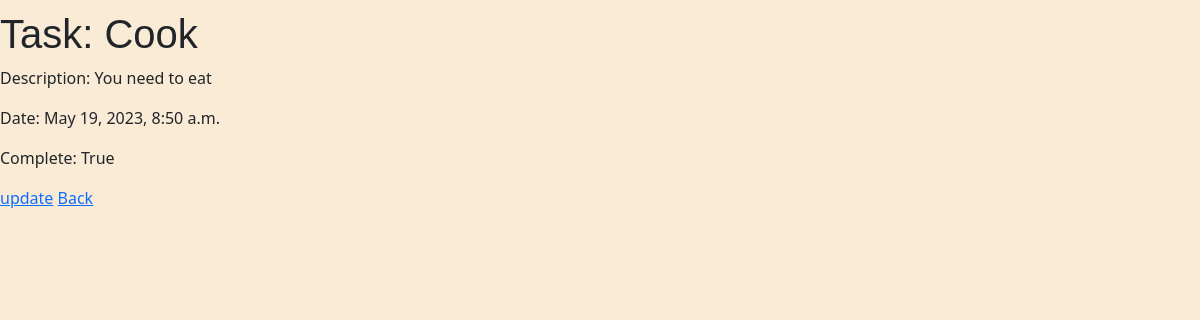
Screenshot of /task/10/ (signed in) with the database file from the repository.
### todoapp/models.py (models this page shows)
class Task(models.Model):
    user = models.ForeignKey(User, on_delete=models.CASCADE, null=True, blank=True)
    title = models.CharField(max_length=200, null=True)
    description = models.TextField(null=True)
    complete = models.BooleanField(default=False)
    created = models.DateTimeField(auto_now_add=True)
    def __str__(self):
        return self.title
    class Meta:
        ordering = ['complete']

### todoapp/views.py (the view)
# urls.py: path('task/<int:pk>/', TaskDetail.as_view(), name='task_detail'),
class TaskDetail(LoginRequiredMixin,DetailView):
    model = Task
    context_object_name = 'task'
    template_name = 'todoapp/task.html'

### todoapp/templates/todoapp/task.html
{% extends 'todoapp/main.html'%}
{%block content%}
   <h1>Task: {{task}}</h1>
    <p>Description: {{task.description}}</p>
    <p>Date: {{task.created}}</p>
    <p>Complete: {{task.complete}}</p>
    <td><a href="{% url 'task-update' task.id%}">update</a></td>
    <a href="{%url 'task'%}">Back</a>
{%endblock content%}

### todoapp/templates/todoapp/main.html (style rules this page uses)
body { background-color: antiquewhite; padding-top: 10px; }
h1, h2, h3, h4, h5, h6 { font-family: 'Raleway', sans-serif; }
::placeholder { font-weight: 300; opacity: 0.5; }

### rows the page displays
Task: title "Cook", description "You need to eat", created "May 19, 2023, 8:50 a.m.", complete "True"
